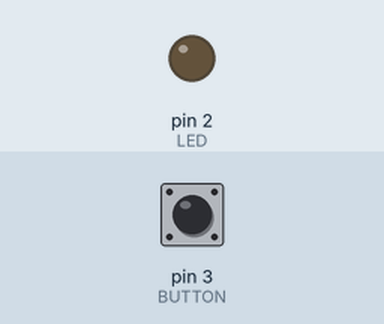
Bench run of a sketch on a simulated Arduino Uno, built with avr-gcc and run on an emulated ATmega328P. On the bench: output pins drawn as LEDs (lit = HIGH). Dashed ring = blinking. Inputs (shaded band) come from the test bench; at power-on: pin 3 (BUTTON) LOW. What the sketch prints to the serial monitor is not drawn.

Above: at 1.2 s.
1.3 s: pin 3 (BUTTON) pulled HIGH for 0.15 s
At 1.38 s:
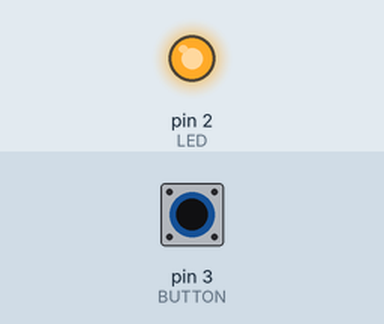
2.9 s: pin 3 (BUTTON) pulled HIGH for 1 s
At 5.1 s:
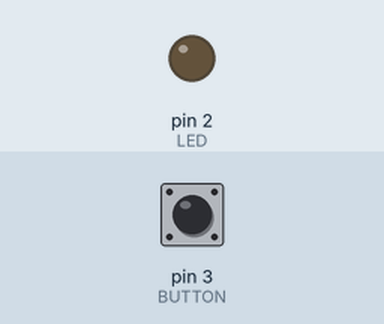
5.4 s: pin 3 (BUTTON) pulsed HIGH 2 times (0.12 s each, 0.3 s apart)
At 5.46 s:
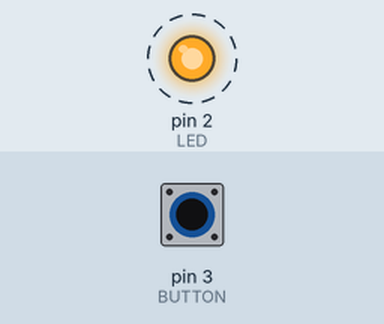
7.5 s: pin 3 (BUTTON) driven HIGH
At 8.7 s:
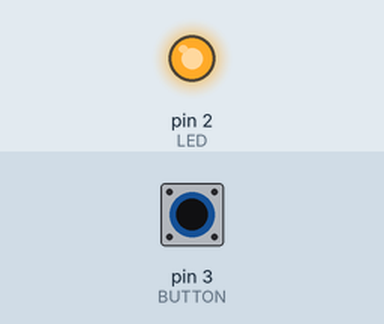
10.5 s: pin 3 (BUTTON) driven LOW
At 11.4 s:
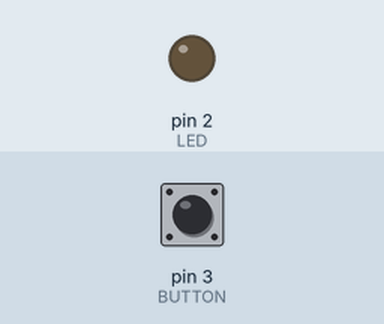
Timing chart, 0 to 13.0 s (numbered marks = the images above; inputs shaded):
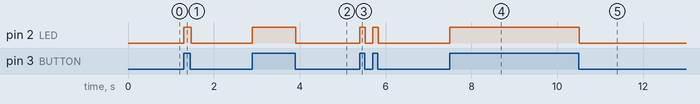

The sketch:

ArduinoTurretCode.ino
```cpp
int LED = 2;
int BUTTON = 3;


void setup()
{
  Serial.begin(9600);

  pinMode(LED,OUTPUT);
  pinMode(BUTTON,INPUT);

 // pinMode(A0, INPUT);
}

void loop()
{
 // int sensorValue = analogRead(A0);
  //Serial.println(sensorValue);
  //delay(1);

  if(digitalRead(BUTTON) == HIGH)
  {
    digitalWrite(LED,HIGH);
    Serial.write(1);
    Serial.flush();
    delay(20);
  }
  else
  {
    digitalWrite(LED,LOW);
  }

}
```

Measured:
- after the input at 1.3 s, pin 2 (LED): LOW → HIGH at once, → LOW 0.17 s later
- after the input at 2.9 s, pin 2 (LED): LOW → HIGH at once, → LOW 1.0 s later
- after the input at 5.4 s, pin 2 (LED): alternates HIGH for 0.13 s and LOW for 0.17 s, 4 changes in all, then stays LOW, starting at once
- after the input at 7.5 s, pin 2 (LED): LOW → HIGH at once
- after the input at 10.5 s, pin 2 (LED): HIGH → LOW at once
